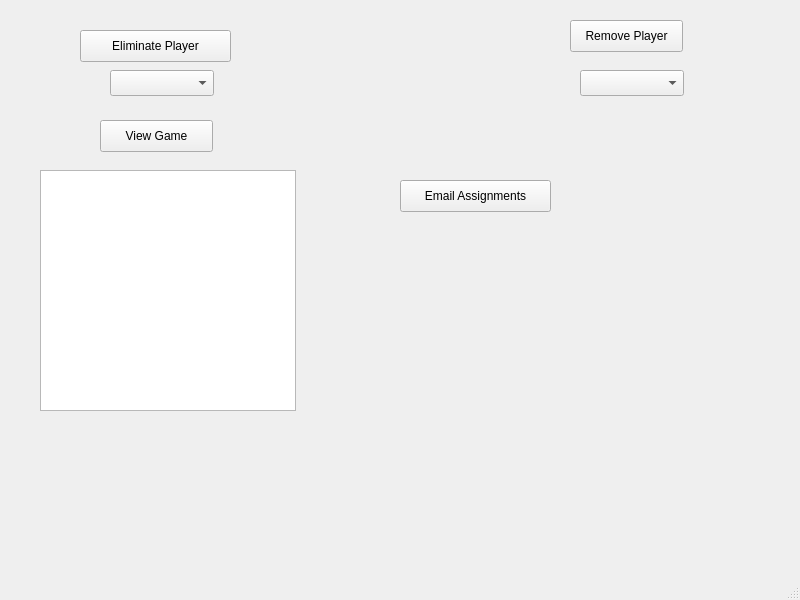
<?xml version="1.0" encoding="UTF-8"?>
<ui version="4.0">
 <class>MainWindow</class>
 <widget class="QMainWindow" name="MainWindow">
  <property name="geometry">
   <rect>
    <x>0</x>
    <y>0</y>
    <width>800</width>
    <height>600</height>
   </rect>
  </property>
  <property name="windowTitle">
   <string>MainWindow</string>
  </property>
  <widget class="QWidget" name="centralwidget">
   <widget class="QPushButton" name="Eliminate_Player">
    <property name="geometry">
     <rect>
      <x>80</x>
      <y>30</y>
      <width>151</width>
      <height>32</height>
     </rect>
    </property>
    <property name="text">
     <string>Eliminate Player</string>
    </property>
   </widget>
   <widget class="QPushButton" name="Remove_Player">
    <property name="geometry">
     <rect>
      <x>570</x>
      <y>20</y>
      <width>113</width>
      <height>32</height>
     </rect>
    </property>
    <property name="text">
     <string>Remove Player</string>
    </property>
   </widget>
   <widget class="QComboBox" name="EliminatePlayerComboBox">
    <property name="geometry">
     <rect>
      <x>110</x>
      <y>70</y>
      <width>104</width>
      <height>26</height>
     </rect>
    </property>
   </widget>
   <widget class="QComboBox" name="RemovePlayerComboBox">
    <property name="geometry">
     <rect>
      <x>580</x>
      <y>70</y>
      <width>104</width>
      <height>26</height>
     </rect>
    </property>
   </widget>
   <widget class="QPushButton" name="View_Game">
    <property name="geometry">
     <rect>
      <x>100</x>
      <y>120</y>
      <width>113</width>
      <height>32</height>
     </rect>
    </property>
    <property name="text">
     <string>View Game</string>
    </property>
   </widget>
   <widget class="QPushButton" name="Email_Assignments">
    <property name="geometry">
     <rect>
      <x>400</x>
      <y>180</y>
      <width>151</width>
      <height>32</height>
     </rect>
    </property>
    <property name="text">
     <string>Email Assignments</string>
    </property>
   </widget>
   <widget class="QTextBrowser" name="Display_Game_Box">
    <property name="geometry">
     <rect>
      <x>40</x>
      <y>170</y>
      <width>256</width>
      <height>241</height>
     </rect>
    </property>
   </widget>
  </widget>
  <widget class="QStatusBar" name="statusbar"/>
 </widget>
 <resources/>
 <connections/>
</ui>
